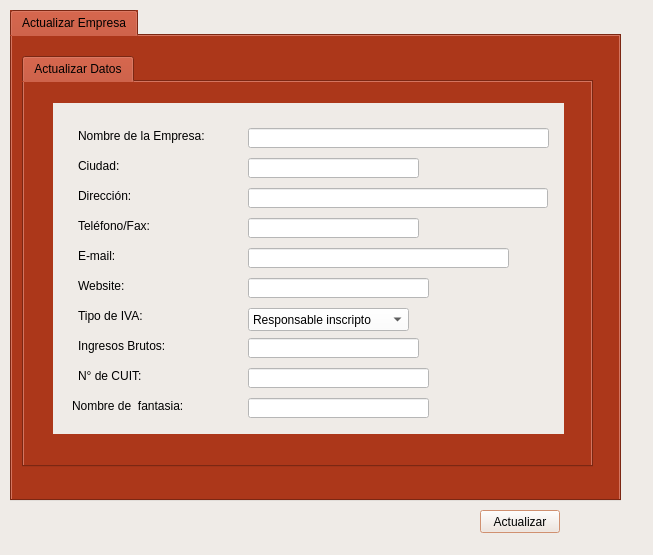
<?xml version="1.0" encoding="UTF-8"?>
<ui version="4.0">
 <class>form_empresa_datos_actualizar</class>
 <widget class="QDialog" name="form_empresa_datos_actualizar">
  <property name="geometry">
   <rect>
    <x>0</x>
    <y>0</y>
    <width>653</width>
    <height>555</height>
   </rect>
  </property>
  <property name="palette">
   <palette>
    <active>
     <colorrole role="WindowText">
      <brush brushstyle="SolidPattern">
       <color alpha="255">
        <red>0</red>
        <green>0</green>
        <blue>0</blue>
       </color>
      </brush>
     </colorrole>
     <colorrole role="Button">
      <brush brushstyle="SolidPattern">
       <color alpha="255">
        <red>239</red>
        <green>235</green>
        <blue>231</blue>
       </color>
      </brush>
     </colorrole>
     <colorrole role="Light">
      <brush brushstyle="SolidPattern">
       <color alpha="255">
        <red>255</red>
        <green>255</green>
        <blue>255</blue>
       </color>
      </brush>
     </colorrole>
     <colorrole role="Midlight">
      <brush brushstyle="SolidPattern">
       <color alpha="255">
        <red>231</red>
        <green>231</green>
        <blue>231</blue>
       </color>
      </brush>
     </colorrole>
     <colorrole role="Dark">
      <brush brushstyle="SolidPattern">
       <color alpha="255">
        <red>103</red>
        <green>103</green>
        <blue>103</blue>
       </color>
      </brush>
     </colorrole>
     <colorrole role="Mid">
      <brush brushstyle="SolidPattern">
       <color alpha="255">
        <red>138</red>
        <green>138</green>
        <blue>138</blue>
       </color>
      </brush>
     </colorrole>
     <colorrole role="Text">
      <brush brushstyle="SolidPattern">
       <color alpha="255">
        <red>0</red>
        <green>0</green>
        <blue>0</blue>
       </color>
      </brush>
     </colorrole>
     <colorrole role="BrightText">
      <brush brushstyle="SolidPattern">
       <color alpha="255">
        <red>255</red>
        <green>255</green>
        <blue>255</blue>
       </color>
      </brush>
     </colorrole>
     <colorrole role="ButtonText">
      <brush brushstyle="SolidPattern">
       <color alpha="255">
        <red>0</red>
        <green>0</green>
        <blue>0</blue>
       </color>
      </brush>
     </colorrole>
     <colorrole role="Base">
      <brush brushstyle="SolidPattern">
       <color alpha="255">
        <red>239</red>
        <green>235</green>
        <blue>231</blue>
       </color>
      </brush>
     </colorrole>
     <colorrole role="Window">
      <brush brushstyle="SolidPattern">
       <color alpha="255">
        <red>239</red>
        <green>235</green>
        <blue>231</blue>
       </color>
      </brush>
     </colorrole>
     <colorrole role="Shadow">
      <brush brushstyle="SolidPattern">
       <color alpha="255">
        <red>0</red>
        <green>0</green>
        <blue>0</blue>
       </color>
      </brush>
     </colorrole>
     <colorrole role="Highlight">
      <brush brushstyle="SolidPattern">
       <color alpha="255">
        <red>255</red>
        <green>170</green>
        <blue>127</blue>
       </color>
      </brush>
     </colorrole>
     <colorrole role="AlternateBase">
      <brush brushstyle="SolidPattern">
       <color alpha="255">
        <red>231</red>
        <green>231</green>
        <blue>231</blue>
       </color>
      </brush>
     </colorrole>
     <colorrole role="ToolTipBase">
      <brush brushstyle="SolidPattern">
       <color alpha="255">
        <red>255</red>
        <green>255</green>
        <blue>220</blue>
       </color>
      </brush>
     </colorrole>
     <colorrole role="ToolTipText">
      <brush brushstyle="SolidPattern">
       <color alpha="255">
        <red>0</red>
        <green>0</green>
        <blue>0</blue>
       </color>
      </brush>
     </colorrole>
    </active>
    <inactive>
     <colorrole role="WindowText">
      <brush brushstyle="SolidPattern">
       <color alpha="255">
        <red>0</red>
        <green>0</green>
        <blue>0</blue>
       </color>
      </brush>
     </colorrole>
     <colorrole role="Button">
      <brush brushstyle="SolidPattern">
       <color alpha="255">
        <red>239</red>
        <green>235</green>
        <blue>231</blue>
       </color>
      </brush>
     </colorrole>
     <colorrole role="Light">
      <brush brushstyle="SolidPattern">
       <color alpha="255">
        <red>255</red>
        <green>255</green>
        <blue>255</blue>
       </color>
      </brush>
     </colorrole>
     <colorrole role="Midlight">
      <brush brushstyle="SolidPattern">
       <color alpha="255">
        <red>231</red>
        <green>231</green>
        <blue>231</blue>
       </color>
      </brush>
     </colorrole>
     <colorrole role="Dark">
      <brush brushstyle="SolidPattern">
       <color alpha="255">
        <red>103</red>
        <green>103</green>
        <blue>103</blue>
       </color>
      </brush>
     </colorrole>
     <colorrole role="Mid">
      <brush brushstyle="SolidPattern">
       <color alpha="255">
        <red>138</red>
        <green>138</green>
        <blue>138</blue>
       </color>
      </brush>
     </colorrole>
     <colorrole role="Text">
      <brush brushstyle="SolidPattern">
       <color alpha="255">
        <red>0</red>
        <green>0</green>
        <blue>0</blue>
       </color>
      </brush>
     </colorrole>
     <colorrole role="BrightText">
      <brush brushstyle="SolidPattern">
       <color alpha="255">
        <red>255</red>
        <green>255</green>
        <blue>255</blue>
       </color>
      </brush>
     </colorrole>
     <colorrole role="ButtonText">
      <brush brushstyle="SolidPattern">
       <color alpha="255">
        <red>0</red>
        <green>0</green>
        <blue>0</blue>
       </color>
      </brush>
     </colorrole>
     <colorrole role="Base">
      <brush brushstyle="SolidPattern">
       <color alpha="255">
        <red>239</red>
        <green>235</green>
        <blue>231</blue>
       </color>
      </brush>
     </colorrole>
     <colorrole role="Window">
      <brush brushstyle="SolidPattern">
       <color alpha="255">
        <red>239</red>
        <green>235</green>
        <blue>231</blue>
       </color>
      </brush>
     </colorrole>
     <colorrole role="Shadow">
      <brush brushstyle="SolidPattern">
       <color alpha="255">
        <red>0</red>
        <green>0</green>
        <blue>0</blue>
       </color>
      </brush>
     </colorrole>
     <colorrole role="Highlight">
      <brush brushstyle="SolidPattern">
       <color alpha="255">
        <red>255</red>
        <green>170</green>
        <blue>127</blue>
       </color>
      </brush>
     </colorrole>
     <colorrole role="AlternateBase">
      <brush brushstyle="SolidPattern">
       <color alpha="255">
        <red>231</red>
        <green>231</green>
        <blue>231</blue>
       </color>
      </brush>
     </colorrole>
     <colorrole role="ToolTipBase">
      <brush brushstyle="SolidPattern">
       <color alpha="255">
        <red>255</red>
        <green>255</green>
        <blue>220</blue>
       </color>
      </brush>
     </colorrole>
     <colorrole role="ToolTipText">
      <brush brushstyle="SolidPattern">
       <color alpha="255">
        <red>0</red>
        <green>0</green>
        <blue>0</blue>
       </color>
      </brush>
     </colorrole>
    </inactive>
    <disabled>
     <colorrole role="WindowText">
      <brush brushstyle="SolidPattern">
       <color alpha="255">
        <red>103</red>
        <green>103</green>
        <blue>103</blue>
       </color>
      </brush>
     </colorrole>
     <colorrole role="Button">
      <brush brushstyle="SolidPattern">
       <color alpha="255">
        <red>239</red>
        <green>235</green>
        <blue>231</blue>
       </color>
      </brush>
     </colorrole>
     <colorrole role="Light">
      <brush brushstyle="SolidPattern">
       <color alpha="255">
        <red>255</red>
        <green>255</green>
        <blue>255</blue>
       </color>
      </brush>
     </colorrole>
     <colorrole role="Midlight">
      <brush brushstyle="SolidPattern">
       <color alpha="255">
        <red>231</red>
        <green>231</green>
        <blue>231</blue>
       </color>
      </brush>
     </colorrole>
     <colorrole role="Dark">
      <brush brushstyle="SolidPattern">
       <color alpha="255">
        <red>103</red>
        <green>103</green>
        <blue>103</blue>
       </color>
      </brush>
     </colorrole>
     <colorrole role="Mid">
      <brush brushstyle="SolidPattern">
       <color alpha="255">
        <red>138</red>
        <green>138</green>
        <blue>138</blue>
       </color>
      </brush>
     </colorrole>
     <colorrole role="Text">
      <brush brushstyle="SolidPattern">
       <color alpha="255">
        <red>103</red>
        <green>103</green>
        <blue>103</blue>
       </color>
      </brush>
     </colorrole>
     <colorrole role="BrightText">
      <brush brushstyle="SolidPattern">
       <color alpha="255">
        <red>255</red>
        <green>255</green>
        <blue>255</blue>
       </color>
      </brush>
     </colorrole>
     <colorrole role="ButtonText">
      <brush brushstyle="SolidPattern">
       <color alpha="255">
        <red>103</red>
        <green>103</green>
        <blue>103</blue>
       </color>
      </brush>
     </colorrole>
     <colorrole role="Base">
      <brush brushstyle="SolidPattern">
       <color alpha="255">
        <red>239</red>
        <green>235</green>
        <blue>231</blue>
       </color>
      </brush>
     </colorrole>
     <colorrole role="Window">
      <brush brushstyle="SolidPattern">
       <color alpha="255">
        <red>239</red>
        <green>235</green>
        <blue>231</blue>
       </color>
      </brush>
     </colorrole>
     <colorrole role="Shadow">
      <brush brushstyle="SolidPattern">
       <color alpha="255">
        <red>0</red>
        <green>0</green>
        <blue>0</blue>
       </color>
      </brush>
     </colorrole>
     <colorrole role="Highlight">
      <brush brushstyle="SolidPattern">
       <color alpha="255">
        <red>255</red>
        <green>170</green>
        <blue>127</blue>
       </color>
      </brush>
     </colorrole>
     <colorrole role="AlternateBase">
      <brush brushstyle="SolidPattern">
       <color alpha="255">
        <red>207</red>
        <green>207</green>
        <blue>207</blue>
       </color>
      </brush>
     </colorrole>
     <colorrole role="ToolTipBase">
      <brush brushstyle="SolidPattern">
       <color alpha="255">
        <red>255</red>
        <green>255</green>
        <blue>220</blue>
       </color>
      </brush>
     </colorrole>
     <colorrole role="ToolTipText">
      <brush brushstyle="SolidPattern">
       <color alpha="255">
        <red>0</red>
        <green>0</green>
        <blue>0</blue>
       </color>
      </brush>
     </colorrole>
    </disabled>
   </palette>
  </property>
  <property name="windowTitle">
   <string>Datos empresa actualizar</string>
  </property>
  <property name="styleSheet">
   <string notr="true">selection-background-color: rgb(255, 170, 127);
background-color: rgb(239, 235, 231);</string>
  </property>
  <widget class="QTabWidget" name="tabWidget">
   <property name="geometry">
    <rect>
     <x>10</x>
     <y>10</y>
     <width>611</width>
     <height>491</height>
    </rect>
   </property>
   <property name="styleSheet">
    <string notr="true">background-color: rgb(172, 55, 26);
font:  11pt &quot;KacstOne&quot;;</string>
   </property>
   <widget class="QWidget" name="tab_2">
    <attribute name="icon">
     <iconset>
      <normaloff>Íconos/boton-actualizar.png</normaloff>Íconos/boton-actualizar.png</iconset>
    </attribute>
    <attribute name="title">
     <string>Actualizar Empresa</string>
    </attribute>
    <widget class="QTabWidget" name="tabWidget_2">
     <property name="geometry">
      <rect>
       <x>10</x>
       <y>20</y>
       <width>571</width>
       <height>411</height>
      </rect>
     </property>
     <property name="styleSheet">
      <string notr="true">background-color: rgb(239, 235, 231);
font:  10pt &quot;KacstOne&quot;;
QLabel{
background-color: rgb(239, 235, 231);
}

QLineEdit{
background-color: rgb(255, 255, 255);
}

QTextEdit{
background-color: rgb(255, 255, 255);
}

QComboBox{
background-color: rgb(255, 255, 255);
}

QDateEdit{
background-color: rgb(255, 255, 255);
}

</string>
     </property>
     <property name="currentIndex">
      <number>0</number>
     </property>
     <widget class="QWidget" name="tab">
      <attribute name="icon">
       <iconset>
        <normaloff>Íconos/tarjeta-personal-de-datos-de-contacto.png</normaloff>Íconos/tarjeta-personal-de-datos-de-contacto.png</iconset>
      </attribute>
      <attribute name="title">
       <string>Actualizar Datos</string>
      </attribute>
      <widget class="QGroupBox" name="groupBox">
       <property name="geometry">
        <rect>
         <x>24</x>
         <y>16</y>
         <width>521</width>
         <height>341</height>
        </rect>
       </property>
       <property name="acceptDrops">
        <bool>true</bool>
       </property>
       <property name="autoFillBackground">
        <bool>false</bool>
       </property>
       <property name="styleSheet">
        <string notr="true">QGroupBox{
background-color: rgb(239, 235, 231);
border-style: solid;
border-width: 5px;
border-color: rgb(172, 55, 26);
}

QLabel{
background-color: rgb(239, 235, 231);
}

QLineEdit{
background-color: rgb(255, 255, 255);
}

QTextEdit{
background-color: rgb(255, 255, 255);
}

QComboBox{
background-color: rgb(255, 255, 255);
}

QDateEdit{
background-color: rgb(255, 255, 255);
}

</string>
       </property>
       <property name="title">
        <string/>
       </property>
       <widget class="QLineEdit" name="lne_ciudad">
        <property name="geometry">
         <rect>
          <x>200</x>
          <y>60</y>
          <width>171</width>
          <height>20</height>
         </rect>
        </property>
        <property name="text">
         <string/>
        </property>
       </widget>
       <widget class="QLineEdit" name="lne_ingresos_brutos">
        <property name="geometry">
         <rect>
          <x>200</x>
          <y>240</y>
          <width>171</width>
          <height>20</height>
         </rect>
        </property>
        <property name="text">
         <string/>
        </property>
       </widget>
       <widget class="QLineEdit" name="lne_website">
        <property name="geometry">
         <rect>
          <x>200</x>
          <y>180</y>
          <width>181</width>
          <height>20</height>
         </rect>
        </property>
        <property name="text">
         <string/>
        </property>
       </widget>
       <widget class="QLineEdit" name="lne_telefono">
        <property name="geometry">
         <rect>
          <x>200</x>
          <y>120</y>
          <width>171</width>
          <height>20</height>
         </rect>
        </property>
        <property name="text">
         <string/>
        </property>
       </widget>
       <widget class="QLabel" name="label_48">
        <property name="geometry">
         <rect>
          <x>24</x>
          <y>300</y>
          <width>141</width>
          <height>16</height>
         </rect>
        </property>
        <property name="text">
         <string>Nombre de  fantasia:</string>
        </property>
       </widget>
       <widget class="QLineEdit" name="lne_email">
        <property name="geometry">
         <rect>
          <x>200</x>
          <y>150</y>
          <width>261</width>
          <height>20</height>
         </rect>
        </property>
        <property name="text">
         <string/>
        </property>
       </widget>
       <widget class="QLabel" name="label_40">
        <property name="geometry">
         <rect>
          <x>30</x>
          <y>60</y>
          <width>141</width>
          <height>16</height>
         </rect>
        </property>
        <property name="text">
         <string>Ciudad:</string>
        </property>
       </widget>
       <widget class="QLabel" name="label_47">
        <property name="geometry">
         <rect>
          <x>30</x>
          <y>270</y>
          <width>141</width>
          <height>16</height>
         </rect>
        </property>
        <property name="text">
         <string>N° de CUIT:</string>
        </property>
       </widget>
       <widget class="QLabel" name="label_42">
        <property name="geometry">
         <rect>
          <x>30</x>
          <y>120</y>
          <width>141</width>
          <height>16</height>
         </rect>
        </property>
        <property name="text">
         <string>Teléfono/Fax:</string>
        </property>
       </widget>
       <widget class="QLabel" name="label_39">
        <property name="geometry">
         <rect>
          <x>30</x>
          <y>30</y>
          <width>151</width>
          <height>16</height>
         </rect>
        </property>
        <property name="text">
         <string>Nombre de la Empresa:</string>
        </property>
       </widget>
       <widget class="QLineEdit" name="lne_direccion">
        <property name="geometry">
         <rect>
          <x>200</x>
          <y>90</y>
          <width>300</width>
          <height>20</height>
         </rect>
        </property>
        <property name="text">
         <string/>
        </property>
       </widget>
       <widget class="QLineEdit" name="lne_nombre">
        <property name="geometry">
         <rect>
          <x>200</x>
          <y>30</y>
          <width>301</width>
          <height>20</height>
         </rect>
        </property>
        <property name="font">
         <font>
          <family>KacstOne</family>
          <pointsize>10</pointsize>
          <weight>50</weight>
          <italic>false</italic>
          <bold>false</bold>
         </font>
        </property>
        <property name="text">
         <string/>
        </property>
       </widget>
       <widget class="QLabel" name="label_43">
        <property name="geometry">
         <rect>
          <x>30</x>
          <y>150</y>
          <width>141</width>
          <height>16</height>
         </rect>
        </property>
        <property name="text">
         <string>E-mail:</string>
        </property>
       </widget>
       <widget class="QLineEdit" name="lne_cuit">
        <property name="geometry">
         <rect>
          <x>200</x>
          <y>270</y>
          <width>181</width>
          <height>20</height>
         </rect>
        </property>
        <property name="text">
         <string/>
        </property>
       </widget>
       <widget class="QComboBox" name="cbx_tipo_iva">
        <property name="geometry">
         <rect>
          <x>200</x>
          <y>210</y>
          <width>161</width>
          <height>23</height>
         </rect>
        </property>
        <item>
         <property name="text">
          <string>Responsable inscripto</string>
         </property>
        </item>
        <item>
         <property name="text">
          <string>Exento</string>
         </property>
        </item>
        <item>
         <property name="text">
          <string>Monotributo</string>
         </property>
        </item>
       </widget>
       <widget class="QLabel" name="label_41">
        <property name="geometry">
         <rect>
          <x>30</x>
          <y>90</y>
          <width>141</width>
          <height>16</height>
         </rect>
        </property>
        <property name="text">
         <string>Dirección:</string>
        </property>
       </widget>
       <widget class="QLabel" name="label_45">
        <property name="geometry">
         <rect>
          <x>30</x>
          <y>210</y>
          <width>141</width>
          <height>16</height>
         </rect>
        </property>
        <property name="text">
         <string>Tipo de IVA:</string>
        </property>
       </widget>
       <widget class="QLabel" name="label_44">
        <property name="geometry">
         <rect>
          <x>30</x>
          <y>180</y>
          <width>141</width>
          <height>16</height>
         </rect>
        </property>
        <property name="text">
         <string>Website:</string>
        </property>
       </widget>
       <widget class="QLabel" name="label_46">
        <property name="geometry">
         <rect>
          <x>30</x>
          <y>240</y>
          <width>141</width>
          <height>16</height>
         </rect>
        </property>
        <property name="text">
         <string>Ingresos Brutos:</string>
        </property>
       </widget>
       <widget class="QLineEdit" name="lne_nombre_fantasia">
        <property name="geometry">
         <rect>
          <x>200</x>
          <y>300</y>
          <width>181</width>
          <height>20</height>
         </rect>
        </property>
        <property name="text">
         <string/>
        </property>
       </widget>
      </widget>
     </widget>
    </widget>
   </widget>
  </widget>
  <widget class="QPushButton" name="btn_actualizar">
   <property name="geometry">
    <rect>
     <x>480</x>
     <y>510</y>
     <width>80</width>
     <height>23</height>
    </rect>
   </property>
   <property name="text">
    <string>Actualizar</string>
   </property>
  </widget>
 </widget>
 <resources/>
 <connections/>
</ui>
